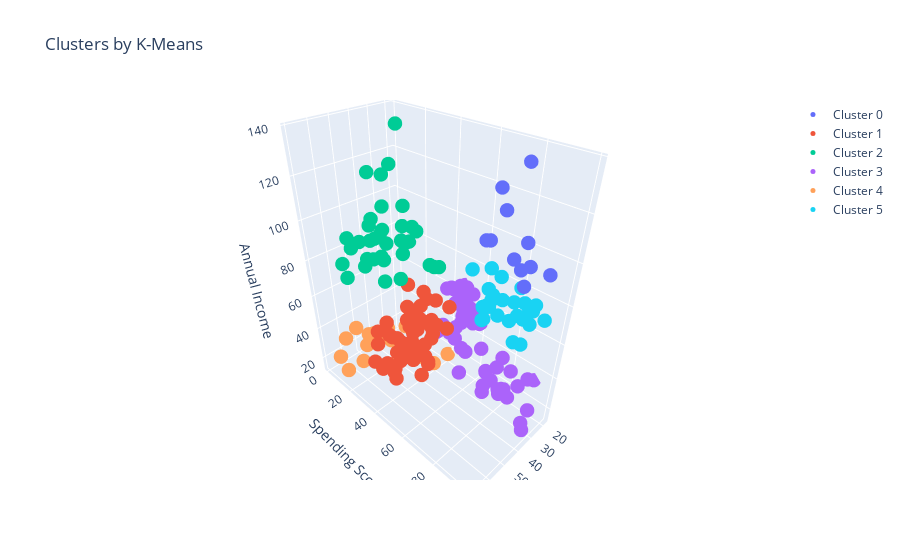

Write notebook code for a chart like this one.
### Code cell
trace0 = tracer(KM6_clustered, 0, 'Cluster 0')
trace1 = tracer(KM6_clustered, 1, 'Cluster 1')
trace2 = tracer(KM6_clustered, 2, 'Cluster 2')
trace3 = tracer(KM6_clustered, 3, 'Cluster 3')
trace4 = tracer(KM6_clustered, 4, 'Cluster 4')
trace5 = tracer(KM6_clustered, 5, 'Cluster 5')

data = [trace0, trace1, trace2, trace3, trace4, trace5]

layout = go.Layout(
    title = 'Clusters by K-Means',
    scene = dict(
            xaxis = dict(title = 'Age'),
            yaxis = dict(title = 'Spending Score'),
            zaxis = dict(title = 'Annual Income')
        )
)

fig = go.Figure(data=data, layout=layout)
py.offline.iplot(fig)

### Figure 1 — Plotly figure (JSON) as saved in the notebook; plotly's stock layout.template omitted (floating-point values rounded to 4 significant figures)
{"data": [{"marker": {"size": 5}, "mode": "markers", "name": "Cluster 0", "type": "scatter3d", "x": [35, 32, 29, 30, 28, 36, 32, 38, 35, 32, 30], "y": [90, 86, 88, 97, 68, 85, 69, 91, 79, 74, 83], "z": [93, 97, 98, 99, 101, 103, 103, 113, 120, 126, 137]}, {"marker": {"size": 5}, "mode": "markers", "name": "Cluster 1", "type": "scatter3d", "x": [65, 50, 49, 59, 50, 47, 51, 69, 53, 70, 67, 54, 63, 43, 68, 70, 47, 60, 60, 59, 45, 40, 49, 57, 38, 67, 46, 48, 55, 50, 68, 48, 40, 32, 47, 48, 49, 67, 49, 66, 54, 68, 66, 65, 38, 63, 49, 51, 50, 38, 40, 43], "y": [35, 55, 52, 60, 45, 41, 50, 46, 46, 56, 52, 59, 51, 50, 48, 55, 42, 49, 56, 47, 53, 48, 42, 51, 55, 41, 44, 46, 58, 46, 55, 49, 40, 42, 47, 42, 48, 59, 56, 50, 46, 43, 48, 52, 42, 43, 59, 43, 57, 40, 58, 35], "z": [38, 40, 42, 43, 43, 43, 44, 44, 46, 46, 47, 47, 48, 48, 48, 49, 49, 50, 50, 54, 54, 54, 54, 54, 54, 54, 54, 54, 57, 58, 59, 60, 60, 60, 60, 61, 62, 62, 62, 63, 63, 63, 63, 63, 64, 65, 65, 67, 67, 67, 69, 71]}, {"marker": {"size": 5}, "mode": "markers", "name": "Cluster 2", "type": "scatter3d", "x": [23, 59, 47, 25, 20, 44, 19, 57, 28, 25, 48, 34, 43, 44, 47, 37, 34, 56, 19, 50, 42, 36, 40, 36, 52, 58, 59, 37, 46, 41, 54, 41, 34, 33, 47, 45, 32], "y": [29, 11, 9, 34, 5, 7, 10, 5, 40, 12, 36, 22, 17, 20, 16, 1, 1, 35, 5, 26, 20, 27, 13, 10, 13, 15, 14, 32, 15, 39, 24, 17, 23, 8, 16, 28, 18], "z": [70, 71, 71, 72, 73, 73, 74, 75, 76, 77, 77, 78, 78, 78, 78, 78, 78, 79, 81, 85, 86, 87, 87, 87, 88, 88, 93, 97, 98, 99, 101, 103, 103, 113, 120, 126, 137]}, {"marker": {"size": 5}, "mode": "markers", "name": "Cluster 3", "type": "scatter3d", "x": [21, 23, 22, 23, 30, 35, 24, 22, 20, 35, 25, 31, 29, 35, 23, 21, 18, 21, 30, 20, 24, 31, 24, 27, 29, 31, 33, 31, 27, 19, 18, 19, 32, 26, 23, 21, 22, 34, 18, 24, 27, 20, 23, 26, 21, 19, 19, 18, 19, 27], "y": [81, 77, 76, 94, 72, 99, 77, 79, 66, 98, 73, 73, 82, 61, 87, 73, 92, 81, 73, 75, 92, 61, 65, 47, 42, 42, 60, 54, 51, 55, 59, 59, 47, 54, 52, 57, 55, 60, 41, 52, 50, 49, 41, 55, 42, 54, 46, 48, 50, 56], "z": [15, 16, 17, 18, 19, 19, 20, 20, 21, 23, 24, 25, 28, 28, 29, 30, 33, 33, 34, 37, 38, 39, 39, 40, 40, 40, 42, 43, 46, 46, 48, 48, 48, 54, 54, 54, 57, 58, 59, 60, 60, 61, 62, 62, 62, 63, 64, 65, 65, 67]}, {"marker": {"size": 5}, "mode": "markers", "name": "Cluster 4", "type": "scatter3d", "x": [19, 20, 31, 35, 64, 67, 58, 37, 35, 52, 35, 46, 54, 45, 40, 60, 53, 49, 42, 36, 48, 49], "y": [39, 6, 40, 6, 3, 14, 15, 13, 35, 29, 35, 5, 14, 32, 31, 4, 4, 14, 17, 26, 36, 28], "z": [15, 16, 17, 18, 19, 19, 20, 20, 21, 23, 24, 25, 28, 28, 29, 30, 33, 33, 34, 37, 39, 39]}, {"marker": {"size": 5}, "mode": "markers", "name": "Cluster 5", "type": "scatter3d", "x": [39, 31, 40, 38, 39, 31, 29, 32, 35, 32, 32, 28, 32, 34, 39, 38, 27, 30, 30, 29, 31, 36, 33, 32, 28, 36, 30, 27], "y": [91, 77, 95, 75, 75, 71, 88, 73, 72, 93, 87, 97, 74, 90, 88, 76, 89, 78, 73, 83, 93, 75, 95, 63, 75, 92, 86, 69], "z": [69, 70, 71, 71, 71, 72, 73, 73, 74, 75, 76, 77, 77, 78, 78, 78, 78, 78, 78, 79, 81, 85, 86, 87, 87, 87, 88, 88]}], "layout": {"scene": {"xaxis": {"title": {"text": "Age"}}, "yaxis": {"title": {"text": "Spending Score"}}, "zaxis": {"title": {"text": "Annual Income"}}}, "title": {"text": "Clusters by K-Means"}}}
